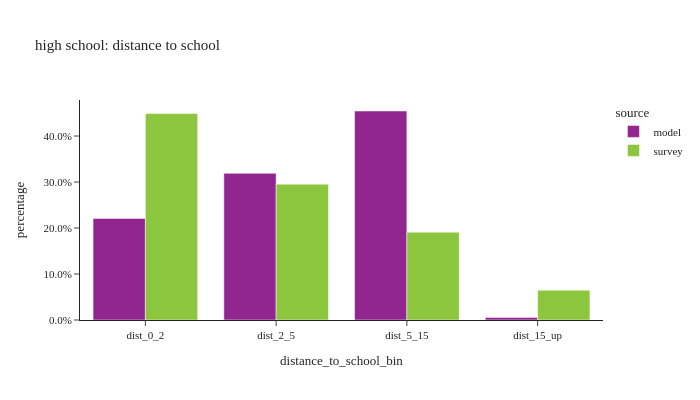

Notebook cell for this chart:
### Code cell
# distance to school: high school
util.plot_share_barchart(per_data.loc[(per_data['pstudent']==1) & (per_data['age']>14)], 'person_weight', 'distance_to_school_bin', title="high school: distance to school")

### Figure 1 — Plotly figure (JSON) as saved in the notebook; plotly's stock layout.template omitted (floating-point values rounded to 4 significant figures)
{"data": [{"alignmentgroup": "True", "customdata": [[39680.0, 39680.0], [57280.0, 57280.0], [81620.0, 81620.0], [1023.0, 1023.0]], "hovertemplate": "source=model<br>distance_to_school_bin=%{x}<br>percentage=%{y}<br>weighted_sum=%{customdata[0]}<br>sample_size=%{customdata[1]}<extra></extra>", "legendgroup": "model", "marker": {"color": "#91268F", "pattern": {"shape": ""}}, "name": "model", "offsetgroup": "model", "orientation": "v", "showlegend": true, "textposition": "auto", "type": "bar", "x": ["dist_0_2", "dist_2_5", "dist_5_15", "dist_15_up"], "xaxis": "x", "y": [0.2209, 0.3189, 0.4544, 0.005696], "yaxis": "y"}, {"alignmentgroup": "True", "customdata": [[34200.0, 34.0], [22510.0, 27.0], [14560.0, 12.0], [4940.0, 3.0]], "hovertemplate": "source=survey<br>distance_to_school_bin=%{x}<br>percentage=%{y}<br>weighted_sum=%{customdata[0]}<br>sample_size=%{customdata[1]}<extra></extra>", "legendgroup": "survey", "marker": {"color": "#8CC63E", "pattern": {"shape": ""}}, "name": "survey", "offsetgroup": "survey", "orientation": "v", "showlegend": true, "textposition": "auto", "type": "bar", "x": ["dist_0_2", "dist_2_5", "dist_5_15", "dist_15_up"], "xaxis": "x", "y": [0.4488, 0.2954, 0.191, 0.06482], "yaxis": "y"}], "layout": {"barmode": "group", "height": 400, "legend": {"title": {"text": "source"}, "tracegroupgap": 0}, "title": {"text": "high school: distance to school"}, "width": 700, "xaxis": {"anchor": "y", "domain": [0.0, 1.0], "title": {"text": "distance_to_school_bin"}}, "yaxis": {"anchor": "x", "domain": [0.0, 1.0], "tickformat": ".1%", "title": {"text": "percentage"}}}}
